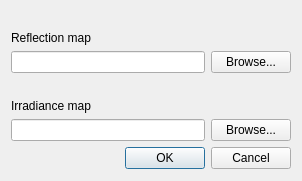
<?xml version="1.0" encoding="UTF-8"?>
<ui version="4.0">
 <class>EnvironmentProbeDialog</class>
 <widget class="QDialog" name="EnvironmentProbeDialog">
  <property name="windowModality">
   <enum>Qt::NonModal</enum>
  </property>
  <property name="geometry">
   <rect>
    <x>0</x>
    <y>0</y>
    <width>302</width>
    <height>181</height>
   </rect>
  </property>
  <property name="font">
   <font>
    <family>Segoe UI</family>
   </font>
  </property>
  <property name="windowTitle">
   <string>Environment probe settings</string>
  </property>
  <property name="modal">
   <bool>false</bool>
  </property>
  <layout class="QGridLayout" name="gridLayout">
   <item row="3" column="1">
    <widget class="QPushButton" name="reflectionMapButton">
     <property name="text">
      <string>Browse...</string>
     </property>
    </widget>
   </item>
   <item row="7" column="1">
    <widget class="QPushButton" name="irradianceMapButton">
     <property name="text">
      <string>Browse...</string>
     </property>
    </widget>
   </item>
   <item row="4" column="0" colspan="2">
    <widget class="QLabel" name="irradianceMapIcon">
     <property name="frameShape">
      <enum>QFrame::NoFrame</enum>
     </property>
     <property name="text">
      <string/>
     </property>
     <property name="alignment">
      <set>Qt::AlignCenter</set>
     </property>
    </widget>
   </item>
   <item row="1" column="0" colspan="2">
    <widget class="QLabel" name="reflectionMapIcon">
     <property name="text">
      <string/>
     </property>
     <property name="alignment">
      <set>Qt::AlignCenter</set>
     </property>
    </widget>
   </item>
   <item row="3" column="0">
    <widget class="QLineEdit" name="reflectionMapEdit"/>
   </item>
   <item row="7" column="0">
    <widget class="QLineEdit" name="irradianceMapEdit"/>
   </item>
   <item row="5" column="0" colspan="2">
    <widget class="QLabel" name="label_2">
     <property name="text">
      <string>Irradiance map</string>
     </property>
    </widget>
   </item>
   <item row="2" column="0" colspan="2">
    <widget class="QLabel" name="label_3">
     <property name="text">
      <string>Reflection map</string>
     </property>
    </widget>
   </item>
   <item row="8" column="0" colspan="2">
    <widget class="QDialogButtonBox" name="buttonBox">
     <property name="sizePolicy">
      <sizepolicy hsizetype="Preferred" vsizetype="Fixed">
       <horstretch>0</horstretch>
       <verstretch>0</verstretch>
      </sizepolicy>
     </property>
     <property name="orientation">
      <enum>Qt::Horizontal</enum>
     </property>
     <property name="standardButtons">
      <set>QDialogButtonBox::Cancel|QDialogButtonBox::Ok</set>
     </property>
    </widget>
   </item>
   <item row="9" column="0" colspan="2">
    <spacer name="verticalSpacer">
     <property name="orientation">
      <enum>Qt::Vertical</enum>
     </property>
     <property name="sizeHint" stdset="0">
      <size>
       <width>20</width>
       <height>40</height>
      </size>
     </property>
    </spacer>
   </item>
  </layout>
 </widget>
 <resources/>
 <connections>
  <connection>
   <sender>buttonBox</sender>
   <signal>accepted()</signal>
   <receiver>EnvironmentProbeDialog</receiver>
   <slot>accept()</slot>
   <hints>
    <hint type="sourcelabel">
     <x>150</x>
     <y>154</y>
    </hint>
    <hint type="destinationlabel">
     <x>150</x>
     <y>90</y>
    </hint>
   </hints>
  </connection>
  <connection>
   <sender>buttonBox</sender>
   <signal>rejected()</signal>
   <receiver>EnvironmentProbeDialog</receiver>
   <slot>reject()</slot>
   <hints>
    <hint type="sourcelabel">
     <x>150</x>
     <y>154</y>
    </hint>
    <hint type="destinationlabel">
     <x>150</x>
     <y>90</y>
    </hint>
   </hints>
  </connection>
 </connections>
</ui>
